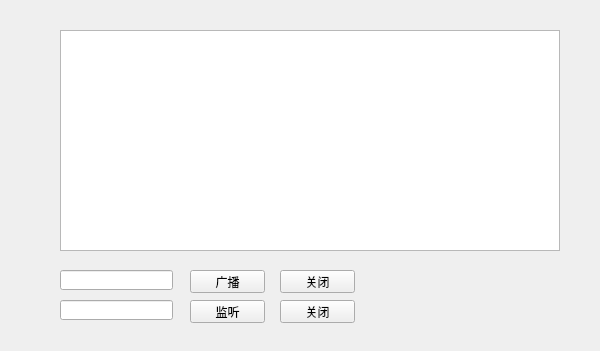
<?xml version="1.0" encoding="UTF-8"?>
<ui version="4.0">
 <class>MainWindow</class>
 <widget class="QMainWindow" name="MainWindow">
  <property name="geometry">
   <rect>
    <x>0</x>
    <y>0</y>
    <width>600</width>
    <height>351</height>
   </rect>
  </property>
  <property name="windowTitle">
   <string>MainWindow</string>
  </property>
  <widget class="QWidget" name="centralWidget">
   <widget class="QTextEdit" name="textEdit_log">
    <property name="geometry">
     <rect>
      <x>60</x>
      <y>30</y>
      <width>500</width>
      <height>221</height>
     </rect>
    </property>
   </widget>
   <widget class="QLineEdit" name="lineEdit_brocastport">
    <property name="geometry">
     <rect>
      <x>60</x>
      <y>270</y>
      <width>113</width>
      <height>20</height>
     </rect>
    </property>
   </widget>
   <widget class="QLineEdit" name="lineEdit_tcpport">
    <property name="geometry">
     <rect>
      <x>60</x>
      <y>300</y>
      <width>113</width>
      <height>20</height>
     </rect>
    </property>
   </widget>
   <widget class="QPushButton" name="pushButton_brocast">
    <property name="geometry">
     <rect>
      <x>190</x>
      <y>270</y>
      <width>75</width>
      <height>23</height>
     </rect>
    </property>
    <property name="text">
     <string>广播</string>
    </property>
   </widget>
   <widget class="QPushButton" name="pushButton_listen">
    <property name="geometry">
     <rect>
      <x>190</x>
      <y>300</y>
      <width>75</width>
      <height>23</height>
     </rect>
    </property>
    <property name="text">
     <string>监听</string>
    </property>
   </widget>
   <widget class="QPushButton" name="pushButton_closeserver">
    <property name="geometry">
     <rect>
      <x>280</x>
      <y>300</y>
      <width>75</width>
      <height>23</height>
     </rect>
    </property>
    <property name="text">
     <string>关闭</string>
    </property>
   </widget>
   <widget class="QPushButton" name="pushButton_closebrocast">
    <property name="geometry">
     <rect>
      <x>280</x>
      <y>270</y>
      <width>75</width>
      <height>23</height>
     </rect>
    </property>
    <property name="text">
     <string>关闭</string>
    </property>
   </widget>
  </widget>
 </widget>
 <layoutdefault spacing="6" margin="11"/>
 <resources/>
 <connections/>
</ui>
